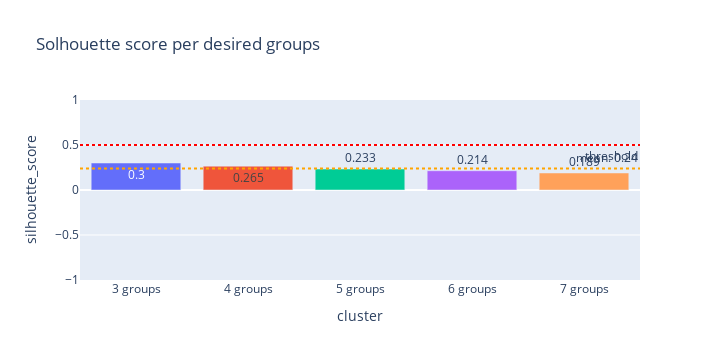

The notebook cell saved with this chart:
### Code cell
comparision_graph

### Figure 1 — Plotly figure (JSON) as saved in the notebook; plotly's stock layout.template omitted (floating-point values rounded to 4 significant figures)
{"data": [{"hovertemplate": "cluster=%{x}<br>silhouette_score=%{y}<extra></extra>", "legendgroup": "3 groups", "marker": {"color": "#636efa", "pattern": {"shape": ""}}, "name": "3 groups", "orientation": "v", "showlegend": true, "textposition": "auto", "texttemplate": "%{y}", "type": "bar", "x": ["3 groups"], "xaxis": "x", "y": [0.3], "yaxis": "y"}, {"hovertemplate": "cluster=%{x}<br>silhouette_score=%{y}<extra></extra>", "legendgroup": "4 groups", "marker": {"color": "#EF553B", "pattern": {"shape": ""}}, "name": "4 groups", "orientation": "v", "showlegend": true, "textposition": "auto", "texttemplate": "%{y}", "type": "bar", "x": ["4 groups"], "xaxis": "x", "y": [0.265], "yaxis": "y"}, {"hovertemplate": "cluster=%{x}<br>silhouette_score=%{y}<extra></extra>", "legendgroup": "5 groups", "marker": {"color": "#00cc96", "pattern": {"shape": ""}}, "name": "5 groups", "orientation": "v", "showlegend": true, "textposition": "auto", "texttemplate": "%{y}", "type": "bar", "x": ["5 groups"], "xaxis": "x", "y": [0.233], "yaxis": "y"}, {"hovertemplate": "cluster=%{x}<br>silhouette_score=%{y}<extra></extra>", "legendgroup": "6 groups", "marker": {"color": "#ab63fa", "pattern": {"shape": ""}}, "name": "6 groups", "orientation": "v", "showlegend": true, "textposition": "auto", "texttemplate": "%{y}", "type": "bar", "x": ["6 groups"], "xaxis": "x", "y": [0.214], "yaxis": "y"}, {"hovertemplate": "cluster=%{x}<br>silhouette_score=%{y}<extra></extra>", "legendgroup": "7 groups", "marker": {"color": "#FFA15A", "pattern": {"shape": ""}}, "name": "7 groups", "orientation": "v", "showlegend": true, "textposition": "auto", "texttemplate": "%{y}", "type": "bar", "x": ["7 groups"], "xaxis": "x", "y": [0.189], "yaxis": "y"}], "layout": {"annotations": [{"showarrow": false, "text": "threshold", "x": 1, "xanchor": "right", "xref": "x domain", "y": 0.5, "yanchor": "top", "yref": "y"}, {"showarrow": false, "text": "mean: 0.24", "x": 1, "xanchor": "right", "xref": "x domain", "y": 0.24, "yanchor": "bottom", "yref": "y"}], "barmode": "relative", "height": 360, "legend": {"title": {"text": "cluster"}, "tracegroupgap": 0}, "shapes": [{"line": {"color": "red", "dash": "dot", "width": 2}, "type": "line", "x0": 0, "x1": 1, "xref": "x domain", "y0": 0.5, "y1": 0.5, "yref": "y"}, {"line": {"color": "orange", "dash": "dot"}, "type": "line", "x0": 0, "x1": 1, "xref": "x domain", "y0": 0.24, "y1": 0.24, "yref": "y"}], "showlegend": false, "title": {"text": "Solhouette score per desired groups"}, "width": 720, "xaxis": {"anchor": "y", "categoryarray": ["3 groups", "4 groups", "5 groups", "6 groups", "7 groups"], "categoryorder": "array", "domain": [0, 1], "title": {"text": "cluster"}}, "yaxis": {"anchor": "x", "domain": [0, 1], "range": [-1, 1], "title": {"text": "silhouette_score"}}}}
